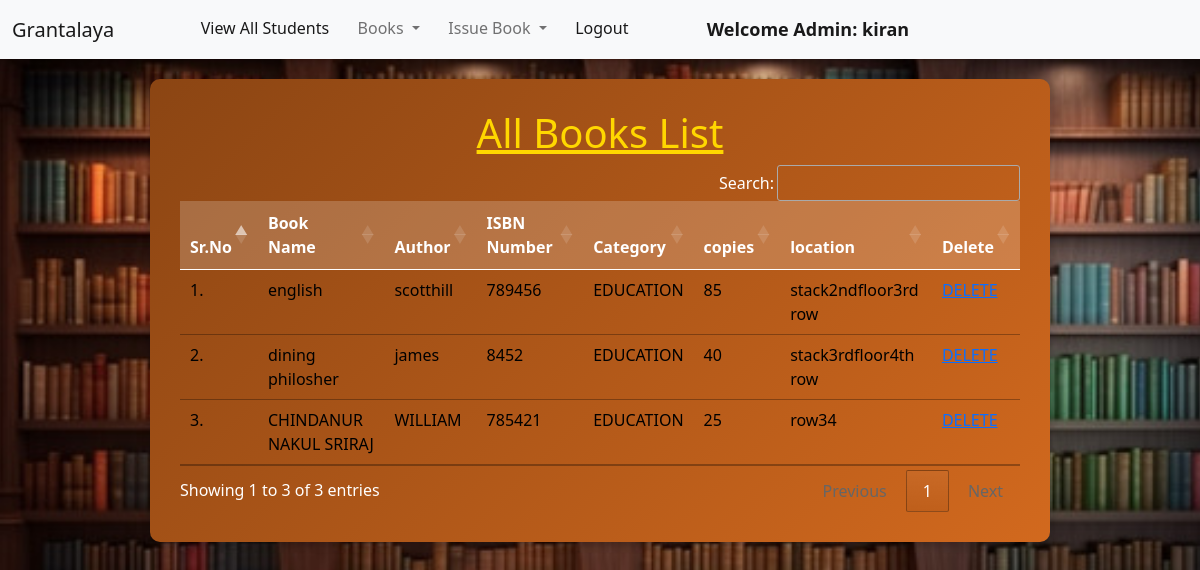
/view_books/ (signed in), run on the app's committed database.
### library/models.py (models this page shows, shortened)
class Book(models.Model):
    name = models.CharField(max_length=200)
    author = models.CharField(max_length=200)
    isbn = models.PositiveIntegerField()
    category = models.CharField(max_length=50)
    copies = models.IntegerField(null=True, blank=True)
    location=models.CharField(max_length=200)

### library/views.py (the view)
# urls.py: path("view_books/", views.view_books, name="view_books"),
@login_required(login_url = '/admin_login')
def view_books(request):
    books = Book.objects.all()
    return render(request, "view_books.html", {'books':books})

### library/templates/view_books.html (shortened to what this page needs)
{% extends 'admin_navbar.html' %}
{% load static %}
{% block body %}
<div class="table-container">
    <h1 class="text-center"><u>All Books List</u></h1>
    <table class="table table-hover" id="example">
        <thead>
            <tr>
                <th>Sr.No</th>
                <th>Book Name</th>
                <th>Author</th>
                <th>ISBN Number</th>
                <th>Category</th>
                <th>copies</th>
                <th>location</th>
                 <th>Delete</th>
            </tr>
        </thead>
        <tbody>
            {% for book in books %}
            <tr>
                <td>{{forloop.counter}}.</td>
                <td>{{book.name}}</td>
                <td>{{book.author}}</td>
                <td>{{book.isbn}}</td>
                <td>{{book.category}}</td>
                <td>{{book.copies}}</td>
                  <td>{{book.location}}</td>
                <td>
                      <a href="{% url 'delete_book' book.id %}">DELETE</a>
                </td>
            </tr>
            {% endfor %}
        </tbody>
    </table>
</div>
{% endblock %}

### library/templates/admin_navbar.html (shortened to what this page needs)
<!doctype html>
<html lang="en">
  <head>
    <link href="https://cdn.jsdelivr.net/npm/bootstrap@5.1.0/dist/css/bootstrap.min.css" rel="stylesheet">
    <link rel="stylesheet" href="https://cdn.datatables.net/1.10.25/css/jquery.dataTables.min.css">
    <link rel="stylesheet" href="https://cdn.datatables.net/buttons/1.7.1/css/buttons.dataTables.min.css">
  </head>
  <body>
    <nav class="navbar navbar-expand-lg navbar-light bg-light">
        <div class="container-fluid">
          <a class="navbar-brand" href="#">Grantalaya </a>
          <div class="collapse navbar-collapse" id="navbarSupportedContent">
            <ul class="navbar-nav me-auto mb-2 mb-lg-0">
              <li class="nav-item">
                <a class="nav-link active" aria-current="page" href="/view_students/">View All Students</a>
              </li>
              <li class="nav-item dropdown">
                <a class="nav-link dropdown-toggle" href="#" id="navbarDropdown" role="button" data-bs-toggle="dropdown" aria-expanded="false">
                  Books
                </a>
              </li>
              <li class="nav-item dropdown">
                <a class="nav-link dropdown-toggle" href="#" id="navbarDropdown" role="button" data-bs-toggle="dropdown" aria-expanded="false">
                  Issue Book
                </a>
              </li>
              <li class="nav-item">
                <a class="nav-link active" aria-current="page" href="/logout/">Logout</a>
              </li>
              <li class="nav-item">
                <a style="font-weight:600; font-family:'Segoe UI', Tahoma, Geneva, Verdana, sans-serif; font-size: large;" class="nav-link active" href="#">Welcome Admin: {{request.user}}</a>
              </li>
            </ul>
          </div>
        </div>
      </nav>
      {% block body %}
      {% endblock %}
  </body>
</html>

### data on the page
Book: name "english", author "scotthill", isbn "789456", category "EDUCATION", copies "85", location "stack2ndfloor3rd row"
Book: name "dining philosher", author "james", isbn "8452", category "EDUCATION", copies "40", location "stack3rdfloor4th row"
Book: name "CHINDANUR NAKUL SRIRAJ", author "WILLIAM", isbn "785421", category "EDUCATION", copies "25", location "row34"

### other printed values
{{ request.user }} "kiran"
